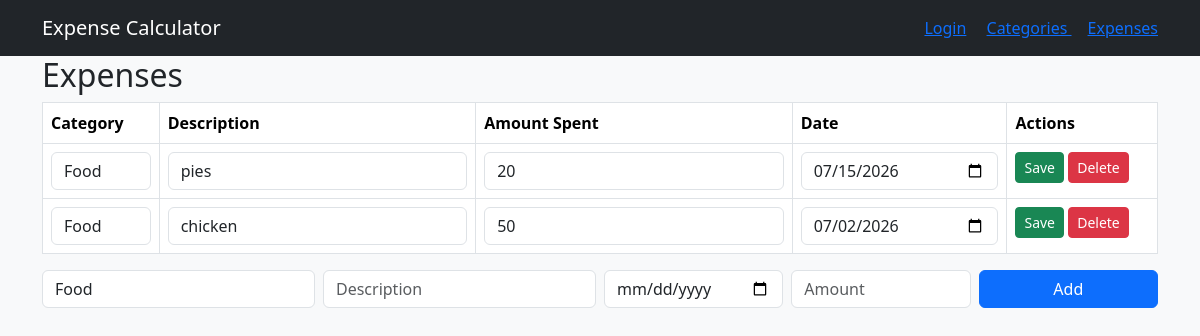
The page /view_expenses (signed in) on the database its author committed.
### tables this page shows
CREATE TABLE expenses (id INTEGER PRIMARY KEY AUTOINCREMENT UNIQUE NOT NULL, name TEXT, amount_spent INTEGER NOT NULL, date INTEGER NOT NULL, category_name TEXT NOT NULL, category_id INTEGER REFERENCES category (id), "", user_id INTEGER);

CREATE TABLE category (id INTEGER PRIMARY KEY AUTOINCREMENT UNIQUE NOT NULL, name TEXT, spending_limit INTEGER, user_id INTEGER REFERENCES user (id));

### app.py (the view)
@app.route("/view_expenses")
def view_expenses():
    user = session.get("user")
    if not user:
        return redirect(url_for("login"))
    user_id = user[0]
    sql = "SELECT expenses.id, expenses.name, expenses.amount_spent, strftime('%Y-%m-%d', expenses.date) AS date, category.name AS category, expenses.category_id FROM expenses JOIN category ON expenses.category_id = category.id WHERE expenses.user_id = ?"
    expenses = query_db(sql, args=(user_id,))
    sql = "SELECT * FROM category WHERE user_id = ?"
    categories = query_db(sql, args=(user_id,))
    return render_template("expenses.html", expenses=expenses, categories=categories)

### app.py (called while the page is built)
def get_db():
    db = getattr(g, '_database', None)
    if db is None:
        db = g._database = sqlite3.connect(DATABASE)
    return db

@app.teardown_appcontext
def close_connection(exception):
    db = getattr(g, '_database', None)
    if db is not None:
        db.close()

def query_db(query, args=(), one=False):
    cur = get_db().execute(query, args)
    rv = cur.fetchall()
    cur.close()
    return (rv[0] if rv else None) if one else rv

### templates/expenses.html (shortened to what this page needs)
<!DOCTYPE html>
<html lang="en">
<head>
</head>
<body>
    {%extends "base.html"%}
    {%block content%}
    <h2>Expenses</h2>
    <table class="table table-bordered">
        <tr><th>Category</th> <th>Description</th><th> Amount Spent</th> <th> Date</th> <th>Actions</th></tr>
        {%for expense in expenses%}
            <tr>
              <form method = "POST" action = "{{url_for ('edit_expenses', id=expense[0]) }}">
                <td>
                    <select name= "category_id" class="form-control">
                        {% for category in categories %}
                            <option value="{{category[0]}}" {% if category[0] == expense[5] %}selected{% endif %}>{{category[1]}}</option>
                        {%endfor%}
                    </select>
                </td>
                <td><input class = "form-control" name= "name" value = "{{expense[1]}}"></td>
                <td><input class = "form-control" name= "amount_spent" value = "{{expense[2]}}"></td>
                <td><input class="form-control" type="date" name="date" value="{{expense[3]}}"></td>
                <td>
                    <button class="btn btn-success btn-sm"> Save</button>
                    <a href = "{{url_for ('delete_expenses', id=expense[0])}}" class = "btn btn-danger btn-sm"> Delete</a>
                </td>
              </form>
            </tr>
        {%endfor%}
    </table>
    <form method = "POST" action="{{url_for('add_expenses')}}" class="row g-2 mb-3">
        <div class = "col-md-3">
            <select class = "form-control" name = "category_id" required>
                {%for category in categories%}
                    <option value = "{{category[0]}}">{{category[1]}}</option>
                {%endfor%}
            </select>
        </div>
        <div class ="col-md-3"><input class="form-control" name="name" placeholder= "Description" required></div>
        <div class ="col-md-2"><input class="form-control" type="date" name="date" required></div>
        <div class ="col-md-2"><input class="form-control" name="amount_spent" placeholder= "Amount" required></div>
        <div class ="col-md-2"><button class="btn btn-primary w-100"> Add </button></div>
    </form>
{%endblock%}

### rows shown on the page
expenses: category_id "Food", name "pies", amount_spent "20", date "07/15/2026"
expenses: category_id "Food", name "chicken", amount_spent "50", date "07/02/2026"

### other values the page prints
form field category_id "Food"
